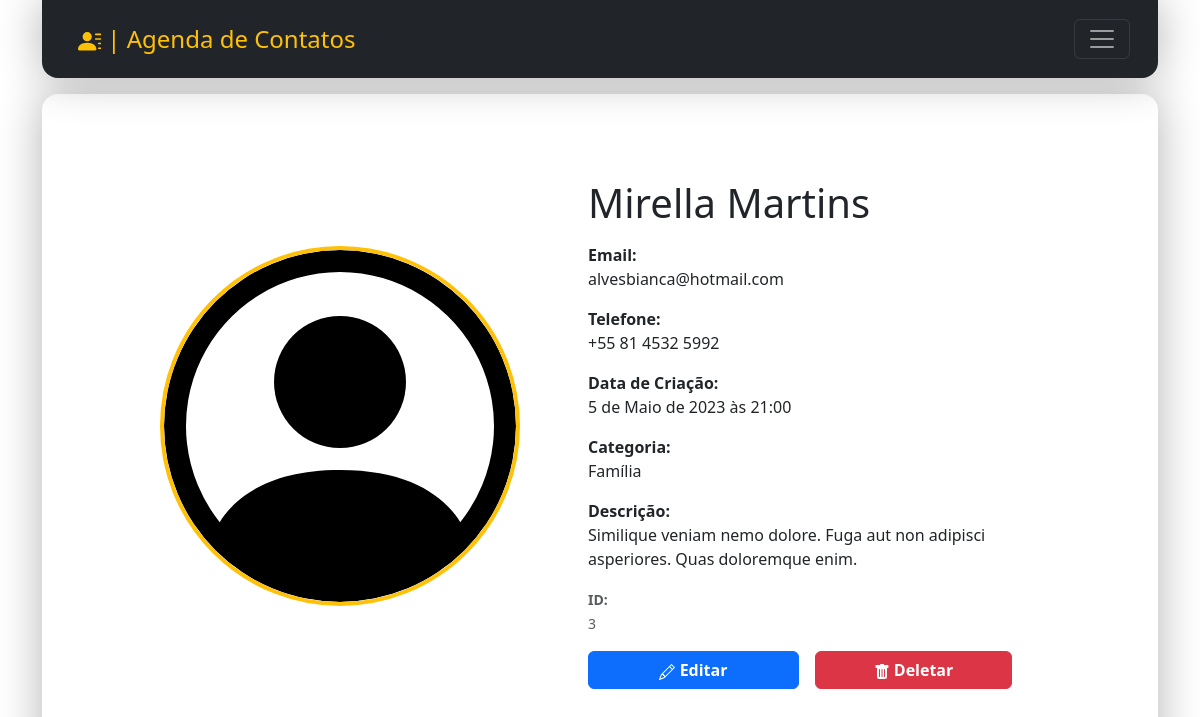
The page /contact/3/detail/ on the database its author committed.
### contact/models.py (models this page shows, shortened)
class Contact(models.Model):
    first_name = models.CharField(max_length=50)
    last_name = models.CharField(max_length=50, blank=True)
    phone = models.CharField(max_length=50)
    email = models.EmailField(max_length=254, blank=True)
    created_date = models.DateTimeField(default=timezone.now)
    description = models.TextField(blank=True)
    show = models.BooleanField(default=True)
    picture = models.ImageField(blank=True, upload_to='pictures/%Y/%m/')
    category = models.ForeignKey(
        Category,
        on_delete=models.SET_NULL,
        blank=True, null=True
    )
    owner = models.ForeignKey(
        User,
        on_delete=models.SET_NULL,
        blank=True, null=True
    )

class Category(models.Model):
    class Meta:
        verbose_name = 'Category'
        verbose_name_plural = 'Categories'
    name = models.CharField(max_length=50)

### contact/views/contact_views.py (the view)
# urls.py: path('contact/<int:contact_id>/detail/', views.contact, name='contact'),
def contact(request, contact_id):
    site_title = "Nenhum contato"
    try:
        contact = Contact.objects.get(pk=contact_id)
        if contact:
            saida_contato = "Este ID possui contato"
            site_title = f'{contact.first_name} {contact.last_name}'
    except :
        contact = "Sem registro"
        saida_contato = f'O ID"{contact_id}" não possui um contato!'
    context = {
        'contact': contact,
        'site_title': site_title,
        'saida_contato': saida_contato,
    }
    return render(
        request,
        'contact/contact.html',
        context
    )

### contact/templates/contact/contact.html (shortened to what this page needs)
{% extends "global/base.html" %}
{% block corpo %}
<div class="d-flex align-items-center justify-content-center mx-lg-5 m-4 w-100 flex-wrap">
  {% if contact.id %}
  <div class="mb-3 d-flex align-items-center justify-content-center" style="width: 50vh;">
      </div>
      <div class="d-flex flex-column justify-content-center align-items-center" style="width: 65vh;">
        <div class="card-body mx-5">
          <h5 class="card-title fs-1 mb-3">{{ contact.first_name }} {{ contact.last_name }}</h5>
          <p class=""><span class="fw-bold">Email: </span> <br>{{ contact.email }}</p>
          <p class=""><span class="fw-bold">Telefone:</span> <br> {{ contact.phone }}</p>
          <p class=""><span class="fw-bold">Data de Criação:</span> <br> {{ contact.created_date }}</p>
          <p class=""><span class="fw-bold">Categoria:</span> <br> {{ contact.category.name }}</p>
          <p class="text-break"><span class="fw-bold">Descrição:</span> <br> {{ contact.description }}</p>
          <p class="card-text"><small class="text-body-secondary"><span class="fw-bold">ID:</span> <br> {{ contact.id }}</small></p>
          <div class="d-flex justify-content-around ">
                <a class="btn btn-primary fw-semibold w-100 me-2" href=" {% url "contact:update" contact.id %} ">
                    Editar
                </a>
                <form action="{% url "contact:delete" contact.id %}" class="w-100 ms-2" method="post">
                    {% if confirmation == 'no' %}
                        <input type="hidden" name="confirmation" value="yes" >
                        <button class="btn fw-semibold btn-outline-dark w-100" type="submit">Confirma?</button>
                    {% else %}
                        <button class="btn fw-semibold btn-danger w-100" type="submit">
                            Deletar
                        </button>
                    {% endif %}
                </form>
            </div>
        </div>
      </div>
      {% else %}
      <h1 class="fs-2 form-text">{{saida_contato}}</h1>
      {% endif %}
    </div>
{% endblock corpo %}

### rows shown on the page
Contact: first_name "Mirella", last_name "Martins", email "alvesbianca@hotmail.com", phone "+55 81 4532 5992", created_date "5 de Maio de 2023 às 21:00", category.name "Família", description "Similique veniam nemo dolore. Fuga aut non adipisci asperiores. Quas doloremque enim.", id "3"
